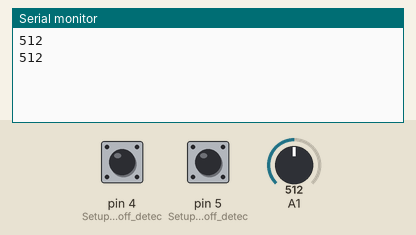
Simulated run of this sketch. Board: Arduino Uno, built with avr-gcc and run on an emulated ATmega328P. Shown: the last lines printed to the serial monitor. The inputs (shaded band) are chosen by the test bench; at power-on: pin 4 (Setup_for_leads_off_detec) LOW, A1 = 512, pin 5 (Setup_for_leads_off_detec) LOW.

Above: at 1.8 s.
1.9 s: pin 4 (Setup_for_leads_off_detec) pulled HIGH for 1.2 s
At 2.8 s:
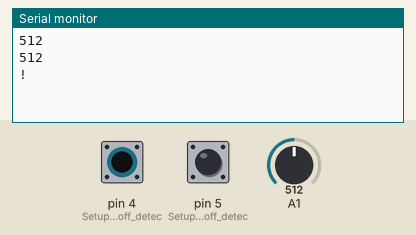
4.6 s: A1 set to 716
At 5.7 s:
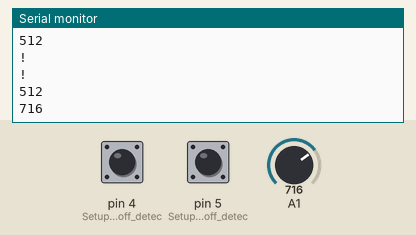
6.1 s: A1 set to 900
At 6.1 s:
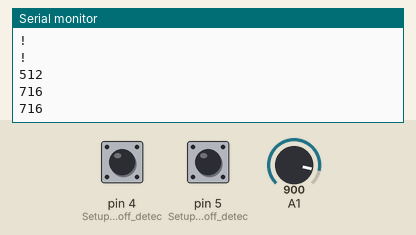
Timing chart, 0 to 9.1 s (numbered marks = the images above; inputs shaded):
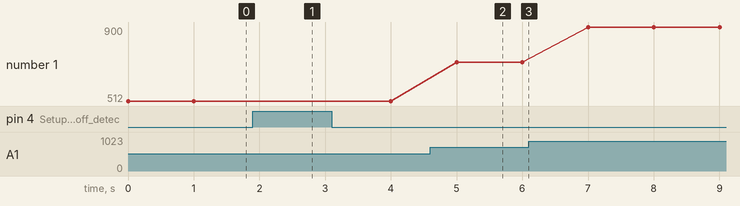

The sketch:

ECG.ino
```cpp
void setup() {
  // initialize the serial communication:
  Serial.begin(9600);
  pinMode(4, INPUT); // Setup for leads off detection LO +
  pinMode(5, INPUT); // Setup for leads off detection LO -

}

void loop() {

  if((digitalRead(4) == 1)||(digitalRead(5) == 1)){
    Serial.println('!');
  }
  else{
    // send the value of analog input 0:
      Serial.println(analogRead(A1));
  }
  //Wait for a bit to keep serial data from saturating
  delay(1000);
}
```

Measured:
- after the input at 1.9 s, the serial monitor: prints a new line after 0.10 s (image 1)
- after the input at 4.6 s, the serial monitor: prints a new line after 0.40 s (image 2)
- plotted number 1: 512 → 716 after the input at 4.6 s, 716 → 900 after the input at 6.1 s
